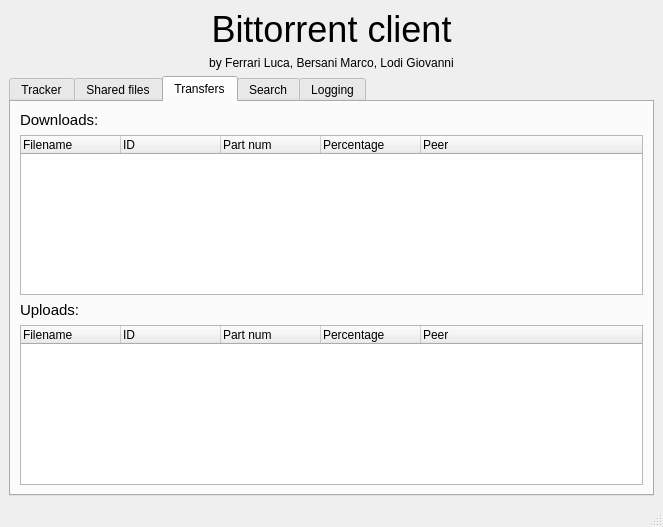
<?xml version="1.0" encoding="UTF-8"?>
<ui version="4.0">
 <class>MainWindow</class>
 <widget class="QMainWindow" name="MainWindow">
  <property name="geometry">
   <rect>
    <x>0</x>
    <y>0</y>
    <width>663</width>
    <height>527</height>
   </rect>
  </property>
  <property name="windowTitle">
   <string>MainWindow</string>
  </property>
  <widget class="QWidget" name="centralwidget">
   <layout class="QVBoxLayout" name="verticalLayout">
    <item>
     <widget class="QLabel" name="label">
      <property name="font">
       <font>
        <pointsize>27</pointsize>
       </font>
      </property>
      <property name="text">
       <string>Bittorrent client</string>
      </property>
      <property name="alignment">
       <set>Qt::AlignCenter</set>
      </property>
     </widget>
    </item>
    <item>
     <widget class="QLabel" name="label_2">
      <property name="text">
       <string>by Ferrari Luca, Bersani Marco, Lodi Giovanni</string>
      </property>
      <property name="alignment">
       <set>Qt::AlignCenter</set>
      </property>
     </widget>
    </item>
    <item>
     <spacer name="verticalSpacer">
      <property name="orientation">
       <enum>Qt::Vertical</enum>
      </property>
      <property name="sizeHint" stdset="0">
       <size>
        <width>20</width>
        <height>40</height>
       </size>
      </property>
     </spacer>
    </item>
    <item>
     <widget class="QTabWidget" name="tabsWidget">
      <property name="currentIndex">
       <number>2</number>
      </property>
      <widget class="QWidget" name="superPeersTab">
       <attribute name="title">
        <string>Tracker</string>
       </attribute>
       <layout class="QVBoxLayout" name="verticalLayout_5">
        <item>
         <widget class="QGroupBox" name="loginGroupBox">
          <property name="title">
           <string>Choose your tracker</string>
          </property>
          <layout class="QVBoxLayout" name="verticalLayout_2">
           <item>
            <layout class="QHBoxLayout" name="horizontalLayout_5">
             <item>
              <layout class="QFormLayout" name="formLayout">
               <item row="1" column="0">
                <widget class="QLabel" name="label_5">
                 <property name="text">
                  <string>IP</string>
                 </property>
                </widget>
               </item>
               <item row="1" column="1">
                <widget class="QLineEdit" name="trackerIpLineEdit"/>
               </item>
               <item row="2" column="0">
                <widget class="QLabel" name="label_6">
                 <property name="text">
                  <string>Port</string>
                 </property>
                </widget>
               </item>
               <item row="2" column="1">
                <widget class="QLineEdit" name="trackerPortLineEdit"/>
               </item>
              </layout>
             </item>
             <item>
              <spacer name="horizontalSpacer_4">
               <property name="orientation">
                <enum>Qt::Horizontal</enum>
               </property>
               <property name="sizeHint" stdset="0">
                <size>
                 <width>40</width>
                 <height>20</height>
                </size>
               </property>
              </spacer>
             </item>
             <item>
              <widget class="QPushButton" name="loginBtn">
               <property name="minimumSize">
                <size>
                 <width>0</width>
                 <height>70</height>
                </size>
               </property>
               <property name="text">
                <string>Login</string>
               </property>
              </widget>
             </item>
            </layout>
           </item>
          </layout>
         </widget>
        </item>
        <item>
         <widget class="QGroupBox" name="logoutGroupBox">
          <property name="title">
           <string>Tracker status</string>
          </property>
          <layout class="QVBoxLayout" name="verticalLayout_8">
           <item>
            <layout class="QHBoxLayout" name="horizontalLayout_2">
             <item>
              <spacer name="horizontalSpacer_9">
               <property name="orientation">
                <enum>Qt::Horizontal</enum>
               </property>
               <property name="sizeHint" stdset="0">
                <size>
                 <width>40</width>
                 <height>20</height>
                </size>
               </property>
              </spacer>
             </item>
             <item>
              <widget class="QLabel" name="label_9">
               <property name="font">
                <font>
                 <pointsize>11</pointsize>
                </font>
               </property>
               <property name="text">
                <string>Your sessionid:</string>
               </property>
              </widget>
             </item>
             <item>
              <widget class="QLabel" name="sessionIdLabel">
               <property name="font">
                <font>
                 <pointsize>11</pointsize>
                 <weight>75</weight>
                 <bold>true</bold>
                </font>
               </property>
               <property name="text">
                <string>none</string>
               </property>
              </widget>
             </item>
             <item>
              <spacer name="horizontalSpacer">
               <property name="orientation">
                <enum>Qt::Horizontal</enum>
               </property>
               <property name="sizeHint" stdset="0">
                <size>
                 <width>40</width>
                 <height>20</height>
                </size>
               </property>
              </spacer>
             </item>
            </layout>
           </item>
           <item>
            <layout class="QHBoxLayout" name="horizontalLayout">
             <item>
              <spacer name="horizontalSpacer_2">
               <property name="orientation">
                <enum>Qt::Horizontal</enum>
               </property>
               <property name="sizeHint" stdset="0">
                <size>
                 <width>328</width>
                 <height>20</height>
                </size>
               </property>
              </spacer>
             </item>
             <item>
              <widget class="QPushButton" name="logoutBtn">
               <property name="enabled">
                <bool>true</bool>
               </property>
               <property name="minimumSize">
                <size>
                 <width>0</width>
                 <height>70</height>
                </size>
               </property>
               <property name="text">
                <string>Logout</string>
               </property>
              </widget>
             </item>
            </layout>
           </item>
          </layout>
         </widget>
        </item>
        <item>
         <spacer name="verticalSpacer_2">
          <property name="orientation">
           <enum>Qt::Vertical</enum>
          </property>
          <property name="sizeHint" stdset="0">
           <size>
            <width>20</width>
            <height>40</height>
           </size>
          </property>
         </spacer>
        </item>
        <item>
         <widget class="QLabel" name="trackerStatusLabel">
          <property name="text">
           <string>Disconnesso</string>
          </property>
         </widget>
        </item>
       </layout>
      </widget>
      <widget class="QWidget" name="tab_2">
       <attribute name="title">
        <string>Shared files</string>
       </attribute>
       <layout class="QVBoxLayout" name="verticalLayout_4">
        <item>
         <widget class="QListWidget" name="sharedFilesListWidget">
          <property name="alternatingRowColors">
           <bool>true</bool>
          </property>
         </widget>
        </item>
        <item>
         <layout class="QHBoxLayout" name="horizontalLayout_9">
          <item>
           <spacer name="horizontalSpacer_11">
            <property name="orientation">
             <enum>Qt::Horizontal</enum>
            </property>
            <property name="sizeHint" stdset="0">
             <size>
              <width>40</width>
              <height>20</height>
             </size>
            </property>
           </spacer>
          </item>
          <item>
           <widget class="QPushButton" name="reloadSharedFilesBtn">
            <property name="text">
             <string>Reload shared files from HD</string>
            </property>
           </widget>
          </item>
         </layout>
        </item>
       </layout>
      </widget>
      <widget class="QWidget" name="tab_3">
       <attribute name="title">
        <string>Transfers</string>
       </attribute>
       <layout class="QVBoxLayout" name="verticalLayout_3">
        <item>
         <widget class="QLabel" name="label_7">
          <property name="font">
           <font>
            <pointsize>11</pointsize>
           </font>
          </property>
          <property name="text">
           <string>Downloads:</string>
          </property>
         </widget>
        </item>
        <item>
         <widget class="QTreeWidget" name="downloadsTreeWidget">
          <property name="alternatingRowColors">
           <bool>true</bool>
          </property>
          <column>
           <property name="text">
            <string>Filename</string>
           </property>
          </column>
          <column>
           <property name="text">
            <string>ID</string>
           </property>
          </column>
          <column>
           <property name="text">
            <string>Part num</string>
           </property>
          </column>
          <column>
           <property name="text">
            <string>Percentage</string>
           </property>
          </column>
          <column>
           <property name="text">
            <string>Peer</string>
           </property>
          </column>
         </widget>
        </item>
        <item>
         <widget class="QLabel" name="label_8">
          <property name="font">
           <font>
            <pointsize>11</pointsize>
           </font>
          </property>
          <property name="text">
           <string>Uploads:</string>
          </property>
         </widget>
        </item>
        <item>
         <widget class="QTreeWidget" name="uploadsTreeWidget">
          <property name="alternatingRowColors">
           <bool>true</bool>
          </property>
          <column>
           <property name="text">
            <string>Filename</string>
           </property>
          </column>
          <column>
           <property name="text">
            <string>ID</string>
           </property>
          </column>
          <column>
           <property name="text">
            <string>Part num</string>
           </property>
          </column>
          <column>
           <property name="text">
            <string>Percentage</string>
           </property>
          </column>
          <column>
           <property name="text">
            <string>Peer</string>
           </property>
          </column>
         </widget>
        </item>
       </layout>
      </widget>
      <widget class="QWidget" name="tab_4">
       <attribute name="title">
        <string>Search</string>
       </attribute>
       <layout class="QVBoxLayout" name="verticalLayout_6">
        <item>
         <layout class="QHBoxLayout" name="horizontalLayout_3">
          <item>
           <widget class="QLabel" name="label_3">
            <property name="text">
             <string>File name to search:</string>
            </property>
           </widget>
          </item>
          <item>
           <widget class="QLineEdit" name="searchLineEdit"/>
          </item>
          <item>
           <widget class="QPushButton" name="searchBtn">
            <property name="text">
             <string>Search!</string>
            </property>
           </widget>
          </item>
         </layout>
        </item>
        <item>
         <widget class="QTreeWidget" name="resultsTreeWidget">
          <property name="alternatingRowColors">
           <bool>true</bool>
          </property>
          <column>
           <property name="text">
            <string>Filename</string>
           </property>
          </column>
          <column>
           <property name="text">
            <string>ID</string>
           </property>
          </column>
          <column>
           <property name="text">
            <string>File size</string>
           </property>
          </column>
          <column>
           <property name="text">
            <string>Part size</string>
           </property>
          </column>
         </widget>
        </item>
        <item>
         <layout class="QHBoxLayout" name="horizontalLayout_4">
          <item>
           <widget class="QLabel" name="label_4">
            <property name="font">
             <font>
              <pointsize>11</pointsize>
             </font>
            </property>
            <property name="text">
             <string>Double click on a file to download it</string>
            </property>
           </widget>
          </item>
          <item>
           <spacer name="horizontalSpacer_3">
            <property name="orientation">
             <enum>Qt::Horizontal</enum>
            </property>
            <property name="sizeHint" stdset="0">
             <size>
              <width>358</width>
              <height>20</height>
             </size>
            </property>
           </spacer>
          </item>
         </layout>
        </item>
       </layout>
      </widget>
      <widget class="QWidget" name="tab_5">
       <attribute name="title">
        <string>Logging</string>
       </attribute>
       <layout class="QVBoxLayout" name="verticalLayout_7">
        <item>
         <widget class="QTextBrowser" name="loggingTextBrowser"/>
        </item>
       </layout>
      </widget>
     </widget>
    </item>
   </layout>
  </widget>
  <widget class="QStatusBar" name="statusbar"/>
 </widget>
 <resources/>
 <connections/>
</ui>
